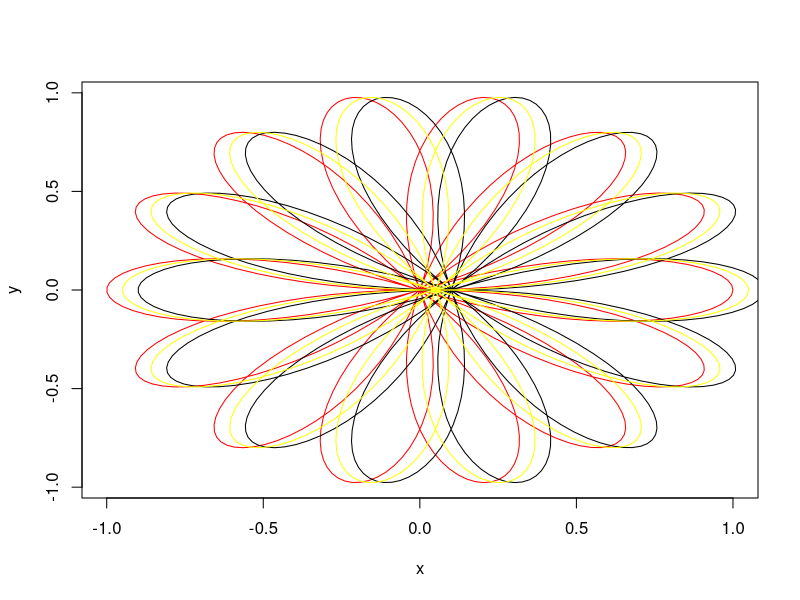

The R source for this figure:
##Handson Basel
## Rose function

## We create a sequence of x y coordinate pairs
## that represent a Lissajous figure.

k <- 7/2
t <- seq(0, 4*pi, length.out=500)
x <- cos(k*t)*cos(t)
y <- cos(k*t)*sin(t)

plot(x,y, type="l", col="red")
points(x+0.1,y, type = "l", col = "black")
points(x+0.05,y, type = "l", col = "yellow")


